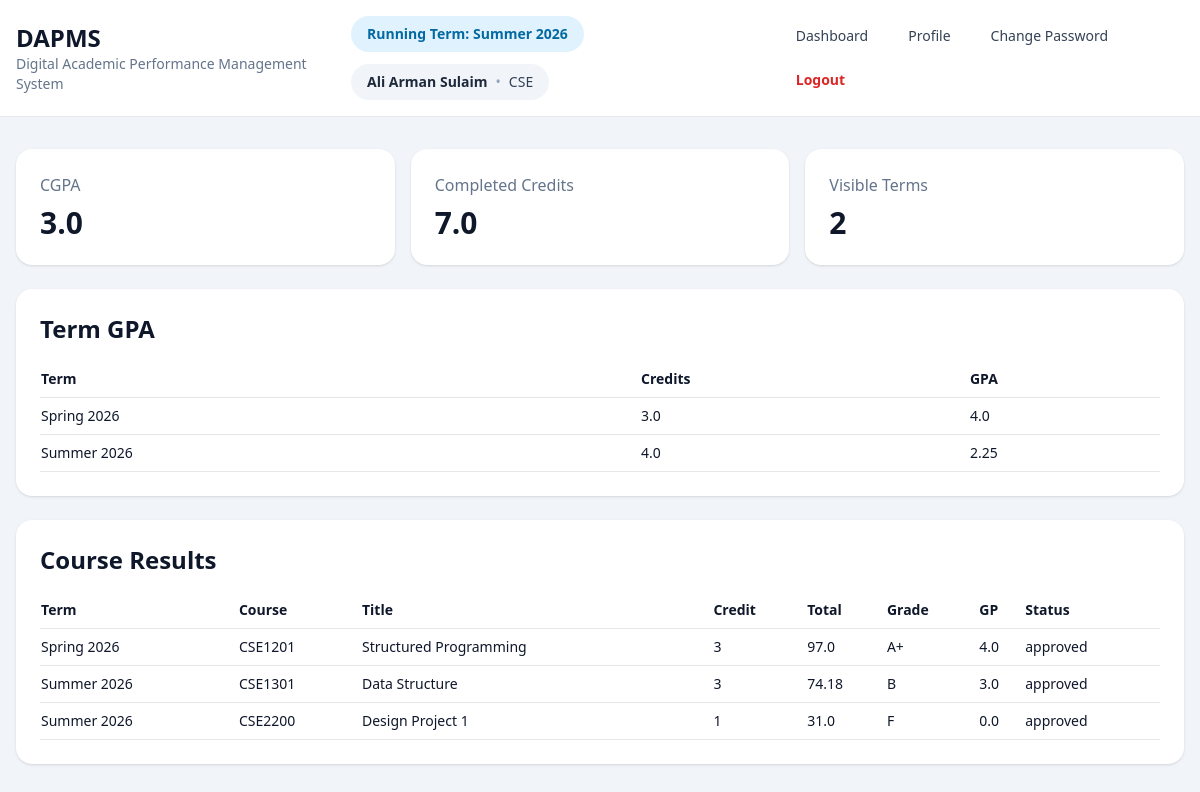
The page /student/results (signed in) on the database as committed earlier.
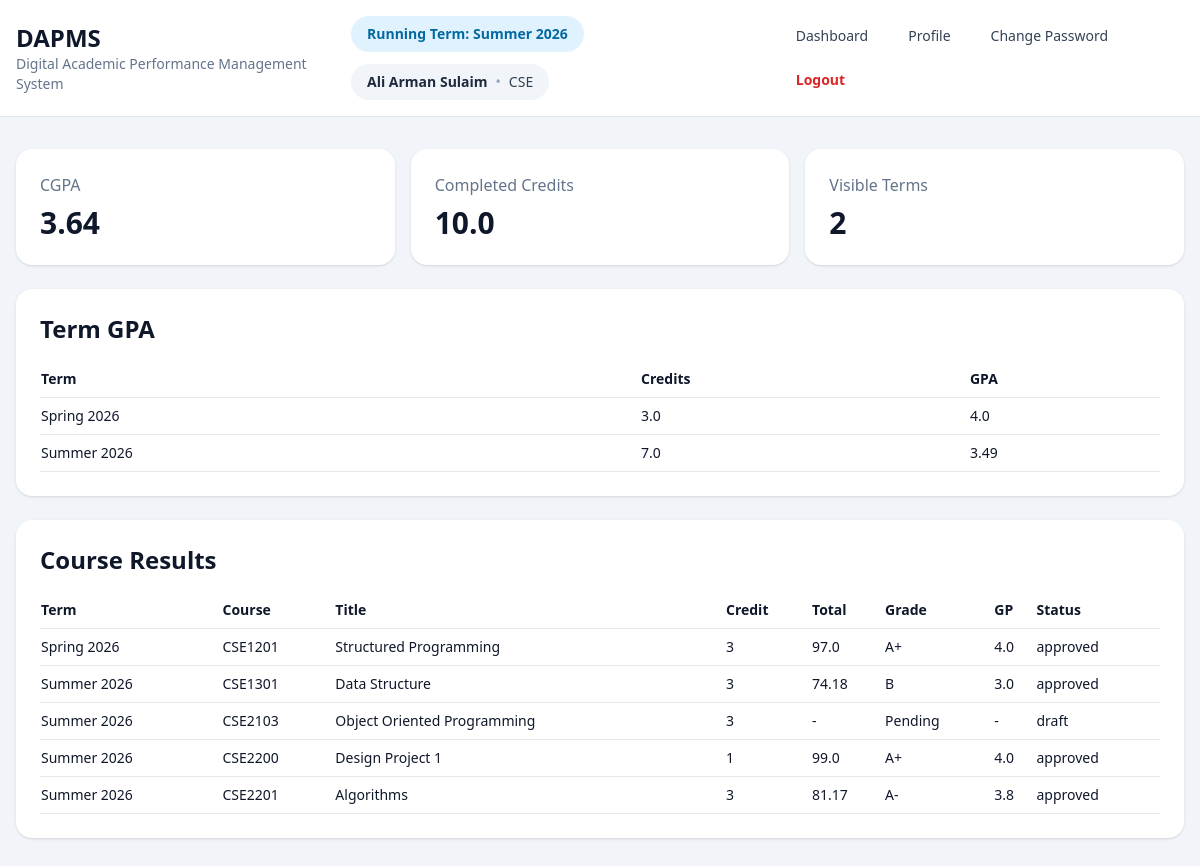
The same page on the database as committed later.
### tables this page shows
CREATE TABLE results(
                id INTEGER PRIMARY KEY AUTOINCREMENT,
                section_id INTEGER NOT NULL,
                enrollment_id INTEGER NOT NULL,
                total REAL NOT NULL DEFAULT 0,
                letter_grade TEXT NOT NULL DEFAULT 'F',
                grade_point REAL NOT NULL DEFAULT 0,
                status TEXT NOT NULL DEFAULT 'draft',
                teacher_submitted_at TEXT,
                admin_approved_at TEXT,
                published_at TEXT,
                UNIQUE(section_id, enrollment_id),
                FOREIGN KEY(section_id) REFERENCES sections(id) ON DELETE CASCADE,
                FOREIGN KEY(enrollment_id) REFERENCES enrollments(id) ON DELETE CASCADE
            );

CREATE TABLE terms(
            id INTEGER PRIMARY KEY AUTOINCREMENT,
            name TEXT NOT NULL,
            start_date TEXT NOT NULL,
            end_date TEXT NOT NULL,
            status TEXT NOT NULL DEFAULT 'running'
        , semester TEXT, year INTEGER);

CREATE TABLE courses(
            id INTEGER PRIMARY KEY AUTOINCREMENT,
            course_code TEXT NOT NULL UNIQUE,
            title TEXT NOT NULL,
            credit INTEGER NOT NULL
        );

### app/routes/student.py (the view)
@bp.route('/results')
@role_required('student')
def results():
    course_rows, term_rows, cgpa, total_credits = _manager().build_results(session.get('user_id'))
    return render_template(
        'student/results.html',
        course_rows=course_rows,
        term_rows=term_rows,
        cgpa=cgpa,
        total_credits=total_credits
    )

### app/core/security.py (called while the page is built)
def load_user():
    user_id = session.get('user_id')
    if not user_id:
        g.user = None
        return
    g.user = get_db().execute('SELECT * FROM users WHERE id=?', (user_id,)).fetchone()

def role_required(*roles):
    def decorator(view):
        @wraps(view)
        def wrapped(*args, **kwargs):
            if session.get('role') not in roles:
                return redirect(url_for('auth.login'))
            return view(*args, **kwargs)
        return wrapped
    return decorator

### app/db.py (called while the page is built)
def get_db():
    if 'db' not in g:
        g.db = sqlite3.connect(current_app.config['DATABASE'])
        g.db.row_factory = sqlite3.Row
        g.db.execute('PRAGMA foreign_keys = ON')
    return g.db

### app/managers/student_manager.py (called while the page is built)
    def build_results(self, student_user_id: int):
        return build_student_results(self.db, student_user_id)

### app/routes/auth.py (called while the page is built)
@bp.before_app_request
def before():
    load_user()

### app/routes/student.py (called while the page is built)
def _manager() -> StudentManager:
    return StudentManager(get_db())

### app/templates/student/results.html
{% extends 'layout.html' %}
{% block content %}
<div class="space-y-6">
  <div class="grid md:grid-cols-3 gap-4">
    <div class="bg-white rounded-2xl shadow p-6">
      <div class="text-slate-500">CGPA</div>
      <div class="text-3xl font-bold mt-2">{{ cgpa }}</div>
    </div>
    <div class="bg-white rounded-2xl shadow p-6">
      <div class="text-slate-500">Completed Credits</div>
      <div class="text-3xl font-bold mt-2">{{ total_credits }}</div>
    </div>
    <div class="bg-white rounded-2xl shadow p-6">
      <div class="text-slate-500">Visible Terms</div>
      <div class="text-3xl font-bold mt-2">{{ term_rows|length }}</div>
    </div>
  </div>
  <div class="bg-white rounded-2xl shadow p-6">
    <h2 class="text-2xl font-bold mb-4">Term GPA</h2>
    <div class="overflow-auto">
      <table class="w-full text-sm">
        <tr class="border-b">
          <th class="text-left py-2">Term</th>
          <th class="text-left">Credits</th>
          <th class="text-left">GPA</th>
        </tr>{% for r in term_rows %}<tr class="border-b">
          <td class="py-2">{{ r['term_name'] }}</td>
          <td>{{ r['credits'] }}</td>
          <td>{{ r['gpa'] }}</td>
        </tr>{% else %}<tr>
          <td colspan="3" class="py-4 text-slate-500">No published result yet.</td>
        </tr>{% endfor %}
      </table>
    </div>
  </div>
  <div class="bg-white rounded-2xl shadow p-6">
    <h2 class="text-2xl font-bold mb-4">Course Results</h2>
    <div class="overflow-auto">
      <table class="w-full text-sm">
        <tr class="border-b">
          <th class="text-left py-2">Term</th>
          <th class="text-left">Course</th>
          <th class="text-left">Title</th>
          <th class="text-left">Credit</th>
          <th class="text-left">Total</th>
          <th class="text-left">Grade</th>
          <th class="text-left">GP</th>
          <th class="text-left">Status</th>
        </tr>{% for r in course_rows %}<tr class="border-b">
          <td class="py-2">{{ r['term_name'] }}</td>
          <td>{{ r['course_code'] }}</td>
          <td>{{ r['title'] }}</td>
          <td>{{ r['credit'] }}</td>
          <td>{{ r['total'] if r['total'] is not none else '-' }}</td>
          <td>{{ r['grade'] }}</td>
          <td>{{ r['gp'] if r['gp'] is not none else '-' }}</td>
          <td>{{ r['status'] }}</td>
        </tr>{% endfor %}
      </table>
    </div>
  </div>
</div>
{% endblock %}

Rows that differ between the two databases and show on the page:
changed results "CSE1301": credits "4.0" → "7.0"; gpa "2.25" → "3.49"
added results: term_name "Summer 2026", course_code "CSE2103", title "Object Oriented Programming", credit "3", r "-", grade "Pending", status "draft", shown under "Course Results"
changed results "CSE2200": total "31.0" → "99.0"; grade "F" → "A+"; grade_point "0.0" → "4.0"
added results: term_name "Summer 2026", course_code "CSE2201", title "Algorithms", credit "3", total "81.17", grade "A-", grade_point "3.8", status "approved", shown under "Course Results"
Other text that changed with them:
{{ cgpa }}: "3.0" → "3.64"
{{ total_credits }}: "7.0" → "10.0"
